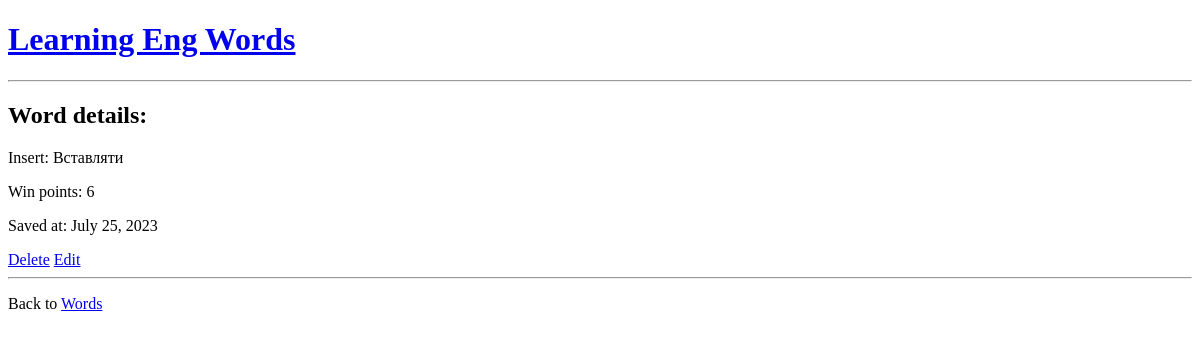
Before: /mywords/details/3/ with the older database file.
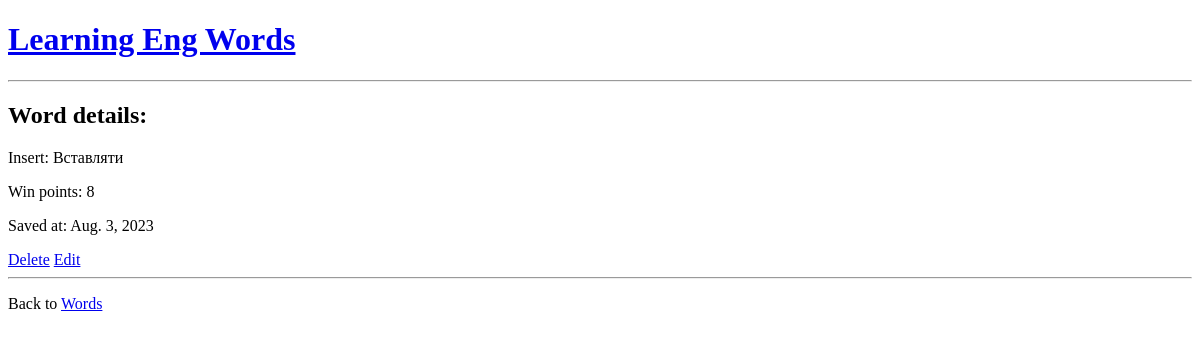
After: the same page with the newer database file.
### base/models.py (models this page shows, shortened)
class Word(models.Model):
    eng_word = models.CharField(max_length=50, blank=False)
    translate_word = models.CharField(max_length=200, blank=False)
    date = models.DateField(auto_now=True)
    score = models.IntegerField(default=0)
    objects = models.Manager

### base/views.py (the view)
# urls.py: path('mywords/details/<int:id>/', views.details, name='details'),
def details(request, id):
    myword = Word.objects.get(id=id)
    template = loader.get_template('base/details.html')
    context = {
        'myword': myword,
    }
    return HttpResponse(template.render(context, request))

### base/templates/base/details.html (shortened to what this page needs)
{% extends "base/master.html" %}
{% block content %}
    <h1><a href="/ ">Learning Eng Words</a> </h1>
    <hr>
    <h2>Word details:</h2>
    <p>{{ myword.eng_word}}: {{ myword.translate_word }}</p>
    <p>Win points: {{ myword.score }}</p>
    <p>Saved at: {{ myword.date }}</p>
    <a href="{% url 'delete-word' myword.id %}">Delete</a>
    <a href="{% url 'update-word' myword.id %}">Edit</a>
    <hr>
    <p>Back to <a href="/mywords">Words</a></p>
{% endblock %}

Changed rows visible on the page:
changed Word "Insert": score "6" → "8"; date "July 25, 2023" → "Aug. 3, 2023"
